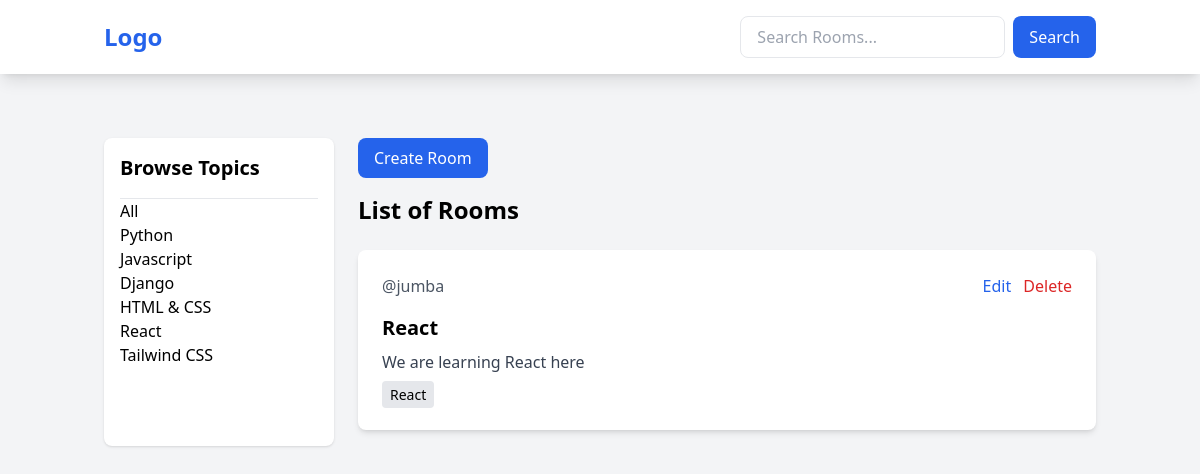
/?q=React, run on the app's committed database.
### baseapp/models.py (models this page shows, shortened)
class Topic(models.Model):
     name = models.CharField(max_length=200)

class Room(models.Model):
     host =models.ForeignKey(User, on_delete=models.SET_NULL,null=True)
     topic = models.ForeignKey(Topic, on_delete=models.SET_NULL,null=True)
     name = models.CharField(max_length=200)
     description = models.TextField(null=True,blank=True)
     updated = models.DateTimeField(auto_now = True)
     created = models.DateTimeField(auto_now_add=True)

### baseapp/views.py (the view)
# urls.py: path('', views.home, name='home'),
def home(request):
    q = request.GET.get('q') if request.GET.get('q') != None else ''
    roomsdata = Room.objects.filter(topic__name__icontains=q)
    topics = Topic.objects.all()
    context = {'rooms': roomsdata, 'topics': topics}
    return render(request, 'baseapp/home.html', context)

### baseapp/templates/baseapp/home.html
{% extends 'main.html' %}
{% block content %}
<div class="container mx-auto px-4 py-8">
    <div class="grid grid-cols-1 md:grid-cols-4 gap-6">
        <div class="bg-white p-4 rounded-lg shadow">
            <h3 class="text-xl font-semibold mb-4">Browse Topics</h3>
            <hr>
            <a href="{% url 'home' %}">All</a> <br>
            {% for topic in topics %}
                <a href="{% url 'home' %}?q={{ topic.name }}">{{ topic.name }}</a> <br>
            {% endfor %}
        </div>
        <div class="md:col-span-3">
            <a href="{% url 'create-room' %}" class="inline-block mb-4 px-4 py-2 bg-blue-600 text-white rounded-lg hover:bg-blue-700">Create Room</a>
            <h1 class="text-2xl font-bold mb-6">List of Rooms</h1>
            {% for room in rooms %}
                <div class="bg-white p-6 rounded-lg shadow-md mb-4">
                    <div class="flex justify-between items-center mb-4">
                        <span class="text-gray-600">@{{room.host.username}}</span>
                        <div>
                            <a href="{% url 'update-room' room.id %}" class="text-blue-600 hover:text-blue-800 mr-2">Edit</a>
                            <a href="{% url 'delete-room' room.id %}" class="text-red-600 hover:text-red-800">Delete</a>
                        </div>
                    </div>
                    <h3 class="text-xl font-semibold mb-2">
                        <a href="{% url 'room' room.id %}" class="hover:text-blue-600">{{ room.name }}</a>
                    </h3>
                    <p class="text-gray-700 mb-2">{{ room.description }}</p>
                    <small class="bg-gray-200 px-2 py-1 rounded text-sm">{{room.topic.name}}</small>
                </div>
            {% endfor %}
        </div>
    </div>
</div>
{% endblock %}

### data on the page
Topic: name "Python"
Topic: name "Javascript"
Topic: name "Django"
Topic: name "HTML & CSS"
Topic: name "React"
Topic: name "Tailwind CSS"
Room: host.username "jumba", name "React", description "We are learning React here", topic.name "React"
